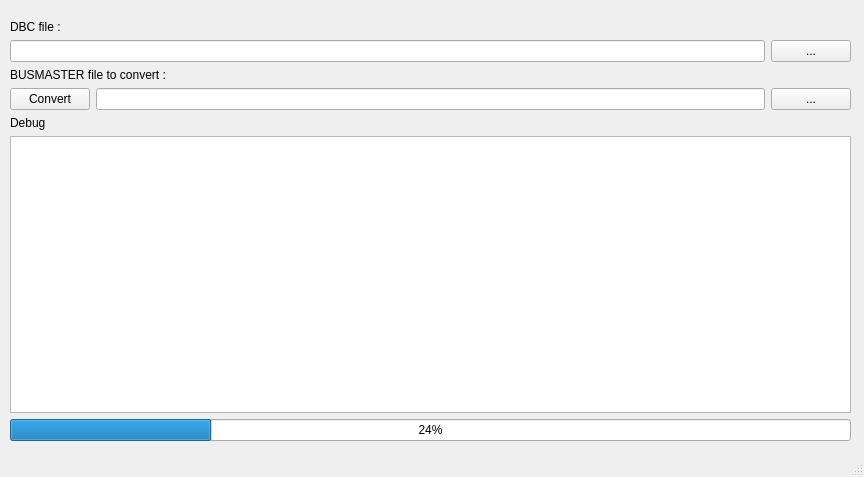
<?xml version="1.0" encoding="UTF-8"?>
<ui version="4.0">
 <class>LOGconverter</class>
 <widget class="QMainWindow" name="LOGconverter">
  <property name="geometry">
   <rect>
    <x>0</x>
    <y>0</y>
    <width>864</width>
    <height>477</height>
   </rect>
  </property>
  <property name="windowTitle">
   <string>MainWindow</string>
  </property>
  <widget class="QWidget" name="centralwidget">
   <widget class="QWidget" name="verticalLayoutWidget">
    <property name="geometry">
     <rect>
      <x>10</x>
      <y>20</y>
      <width>841</width>
      <height>421</height>
     </rect>
    </property>
    <layout class="QVBoxLayout" name="verticalLayout">
     <item>
      <widget class="QLabel" name="label_3">
       <property name="text">
        <string>DBC file :</string>
       </property>
      </widget>
     </item>
     <item>
      <layout class="QHBoxLayout" name="horizontalLayout">
       <item>
        <widget class="QLineEdit" name="lineEdit"/>
       </item>
       <item>
        <widget class="QPushButton" name="pushButton_5">
         <property name="text">
          <string>...</string>
         </property>
        </widget>
       </item>
      </layout>
     </item>
     <item>
      <widget class="QLabel" name="label">
       <property name="text">
        <string>BUSMASTER file to convert : </string>
       </property>
      </widget>
     </item>
     <item>
      <layout class="QHBoxLayout" name="horizontalLayout_2">
       <item>
        <widget class="QPushButton" name="pushButton_2">
         <property name="text">
          <string>Convert</string>
         </property>
        </widget>
       </item>
       <item>
        <widget class="QLineEdit" name="lineEdit_2"/>
       </item>
       <item>
        <widget class="QPushButton" name="pushButton">
         <property name="text">
          <string>...</string>
         </property>
        </widget>
       </item>
      </layout>
     </item>
     <item>
      <widget class="QLabel" name="label_2">
       <property name="text">
        <string>Debug</string>
       </property>
      </widget>
     </item>
     <item>
      <widget class="QUndoView" name="undoView"/>
     </item>
     <item>
      <widget class="QProgressBar" name="progressBar">
       <property name="value">
        <number>24</number>
       </property>
      </widget>
     </item>
    </layout>
   </widget>
  </widget>
  <widget class="QStatusBar" name="statusbar"/>
 </widget>
 <resources/>
 <connections/>
</ui>
